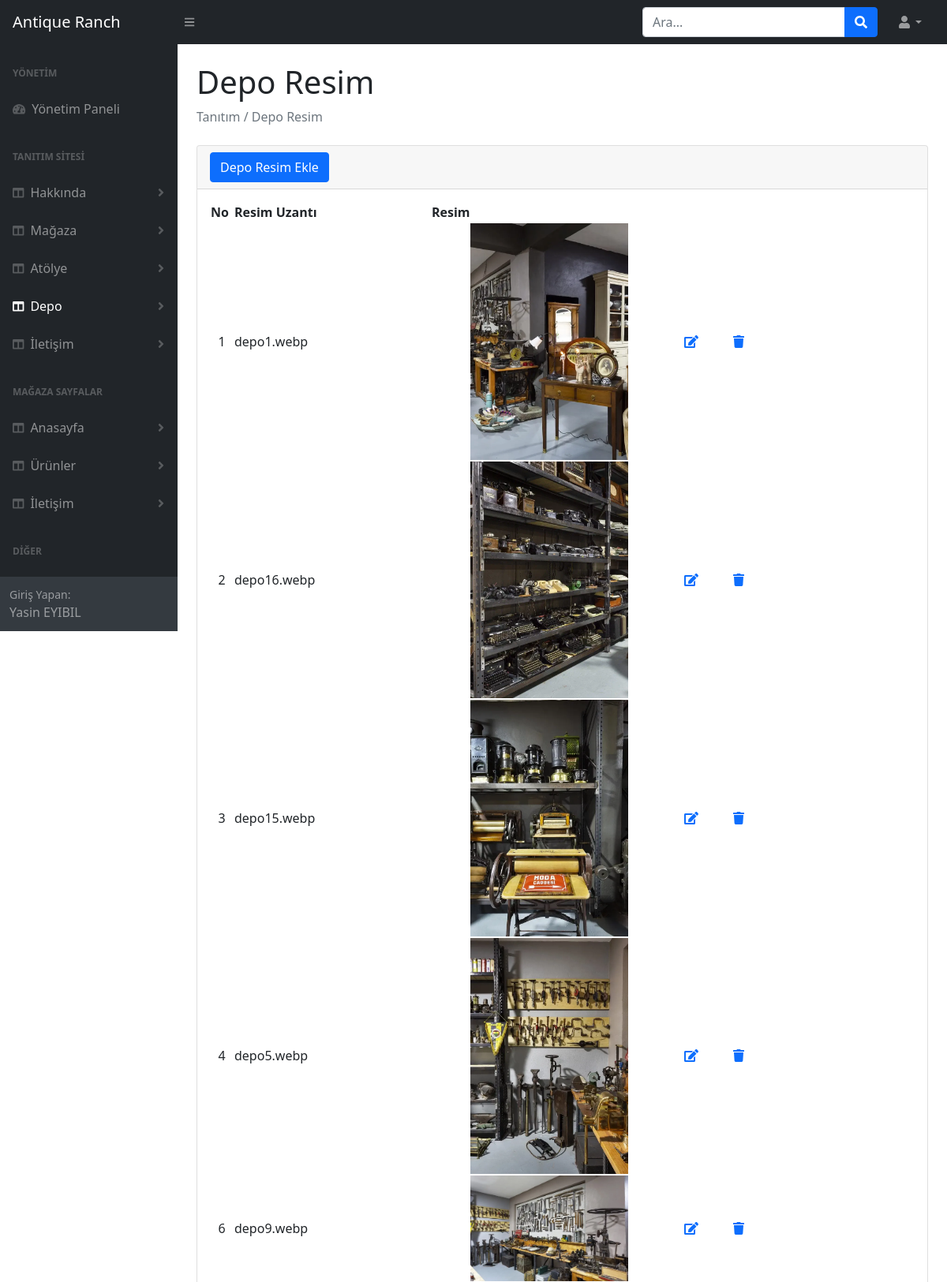
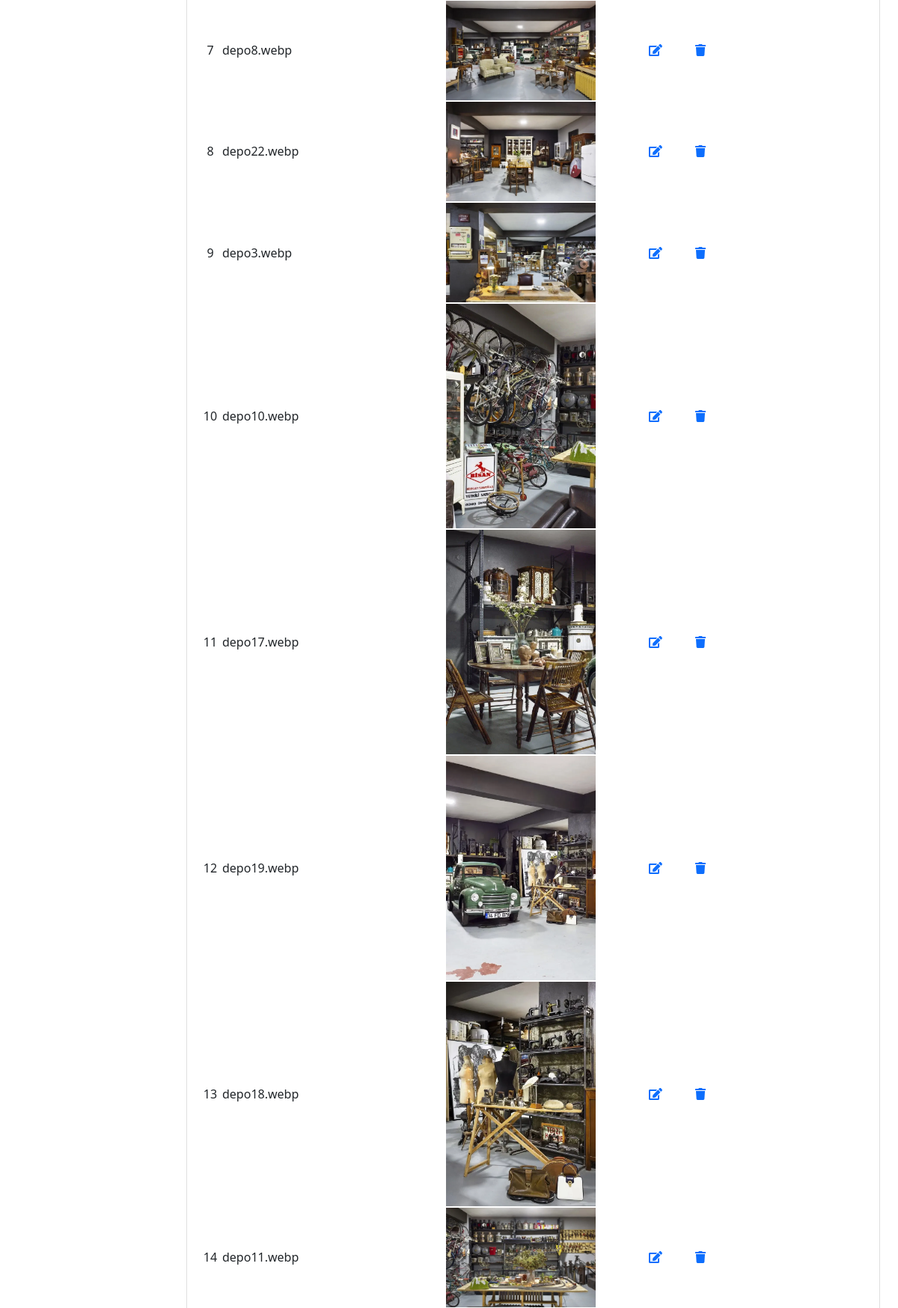
/magaza/admin/tdepo_img.php (signed in, upper part), run on the app's committed database (2 pictures, top to bottom).
### tables this page shows
CREATE TABLE IF NOT EXISTS `kullanici` (
  `id` int(11) NOT NULL AUTO_INCREMENT,
  `ad` varchar(255) NOT NULL,
  `soyad` varchar(255) NOT NULL,
  `mail` varchar(255) NOT NULL,
  `password` varchar(255) NOT NULL,
  `yetki` int(255) NOT NULL DEFAULT '0',
  PRIMARY KEY (`id`)
);

CREATE TABLE IF NOT EXISTS `tdepo_img` (
  `id` int(11) NOT NULL AUTO_INCREMENT,
  `href_url` varchar(255) NOT NULL,
  `img_url` varchar(255) NOT NULL,
  PRIMARY KEY (`id`)
);

### magaza/lib/setting.php (called while the page is built, shortened)
<?php
try{
    $DBConnection= new PDO("mysql:host=localhost;dbname=magaza;charset=utf8",'root', '');
}
catch(PDOException $e){
    echo $e->getMessage();
}
if(isset($_SESSION['Kullanici'])){
    $kullanicibilgiler = $DBConnection->prepare("SELECT * FROM kullanici WHERE mail = ? LIMIT 1");
    $kullanicibilgiler->execute([$_SESSION['Kullanici']]);
    $kullanicibilgilerSayisi = $kullanicibilgiler->rowCount();
    $kullanicibilgi = $kullanicibilgiler->fetch(PDO::FETCH_ASSOC);
    if($kullanicibilgilerSayisi > 0){
        $kullaniciadi= $kullanicibilgi['ad'];
        $kullanicisoyad= $kullanicibilgi['soyad'];
    }
}
?>

### magaza/admin/tdepo_img.php (the view)
<?php
    $sayfa="Depo Resim";
    include "inc/ahead.php";
    include "../lib/tdb.php";
?>
                <main>
                    <div class="container-fluid px-4">
                        <h1 class="mt-4"><?=$sayfa?></h1>
                        <ol class="breadcrumb mb-4">
                            <li class="breadcrumb-item active">Tanıtım / <?=$sayfa?></li>
                        </ol>
                        <div class="card mb-4">
                            <div class="card-header">
                                <a href="tdepo_imgekle.php" class="btn btn-primary">Depo Resim Ekle</a>
                            </div>
                            <div class="card-body">
                                <table  id="datatablesSimple" enctype="multipart/form-data">
                                    <thead>
                                        <tr>
                                            <th>No</th>
                                            <th>Resim Uzantı</th>
                                            <th>Resim</th>
                                            <th colspan="3"></th>
                                        </tr>
                                    </thead>
                                    <tbody>
                                        <?php
                                            $sorgu=$db->prepare("select * from tdepo_img");
                                            $sorgu->execute();
                                            while ($sonuc=$sorgu->fetch())
                                                {
                                            ?>
                                            <tr>
                                                <td width="30" class="text-center"><?= $sonuc["id"]?></td>
                                                <td width="250"><?= $sonuc["href_url"]?></td>
                                                <td width="300" class="text-center"><img src="../../Antique-Rach/image/depo-img/<?= $sonuc["img_url"]?>" width="200"  alt=""></td>
                                                <td width="60" class="text-center"><a href="tdepo_imgguncelle.php?id=<?= $sonuc["id"]?>">
                                                    <span class="fa fa-edit"></span>
                                                </a></td>
                                                <td width="60" class="text-center">
                                                    <a href="tsil.php?id=<?= $sonuc["id"] ?>&tablo=tdepo_img">
                                                        <span class="fa fa-trash"></span>
                                                    </a>
                                                </td>
                                            </tr>
                                        <?php } ?>
                                    </tbody>
                                </table>
                            </div>
                        </div>
                    </div>
                </main>
<?php
    include "inc/footer.php";
?>

### magaza/admin/inc/ahead.php (shortened to what this page needs)
<!DOCTYPE html>
<html lang="tr">
    <head>
        <link href="https://cdn.jsdelivr.net/npm/simple-datatables@latest/dist/style.css" rel="stylesheet" />
        <link href="css/styles.css" rel="stylesheet" />
    </head>
    <body class="sb-nav-fixed">
        <nav class="sb-topnav navbar navbar-expand navbar-dark bg-dark">
            <a class="navbar-brand ps-3" href="index.php">Antique Ranch</a>
            <button class="btn btn-link btn-sm order-1 order-lg-0 me-4 me-lg-0" id="sidebarToggle" href="#!"><i class="fas fa-bars"></i></button>
            <form class="d-none d-md-inline-block form-inline ms-auto me-0 me-md-3 my-2 my-md-0">
                <div class="input-group">
                    <input class="form-control" type="text" placeholder="Ara..." aria-label="Ara..." aria-describedby="btnNavbarSearch" />
                    <button class="btn btn-primary" id="btnNavbarSearch" type="button"><i class="fas fa-search"></i></button>
                </div>
            </form>
            <ul class="navbar-nav ms-auto ms-md-0 me-3 me-lg-4">
                <li class="nav-item dropdown">
                    <a class="nav-link dropdown-toggle" id="navbarDropdown" href="#" role="button" data-bs-toggle="dropdown" aria-expanded="false"><i class="fas fa-user fa-fw"></i></a>
                </li>
            </ul>
        </nav>
        <div id="layoutSidenav">
            <div id="layoutSidenav_nav">
                <nav class="sb-sidenav accordion sb-sidenav-dark" id="sidenavAccordion">
                    <div class="sb-sidenav-menu">
                        <div class="nav">
                            <div class="sb-sidenav-menu-heading">Yönetim</div>
                            <a class="nav-link" href="index.php">
                                <div class="sb-nav-link-icon"><i class="fas fa-tachometer-alt"></i></div>
                                Yönetim Paneli
                            </a>
                            <div class="sb-sidenav-menu-heading">Tanıtım sitesi</div>
                            <a class="nav-link collapsed <?= $sayfa=="Hakkında Metin"?"active":"" ?> " href="#" data-bs-toggle="collapse" data-bs-target="#hakkinda" aria-expanded="false" aria-controls="urun">
                                <div class="sb-nav-link-icon"><i class="fas fa-columns"></i></div>
                                Hakkında
                                <div class="sb-sidenav-collapse-arrow"><i class="fas fa-angle-down"></i></div>
                            </a>
                            <a class="nav-link collapsed <?= $sayfa=="Mağaza Metin"?"active":"" ?> <?= $sayfa=="Mağaza Resim"?"active":"" ?>" href="#" data-bs-toggle="collapse" data-bs-target="#magaza" aria-expanded="false" aria-controls="urun">
                                <div class="sb-nav-link-icon"><i class="fas fa-columns"></i></div>
                                Mağaza
                                <div class="sb-sidenav-collapse-arrow"><i class="fas fa-angle-down"></i></div>
                            </a>
                            <a class="nav-link collapsed <?= $sayfa=="Atölye"?"active":""?><?= $sayfa=="Atölye Resim"?"active":"" ?>" href="#" data-bs-toggle="collapse" data-bs-target="#atolye" aria-expanded="false" aria-controls="urun">
                                <div class="sb-nav-link-icon"><i class="fas fa-columns"></i></div>
                                Atölye
                                <div class="sb-sidenav-collapse-arrow"><i class="fas fa-angle-down"></i></div>
                            </a>
                            <a class="nav-link collapsed <?= $sayfa=="Depo"?"active":"" ?> <?= $sayfa=="Depo Resim"?"active":"" ?>" href="#" data-bs-toggle="collapse" data-bs-target="#depo" aria-expanded="false" aria-controls="urun">
                                <div class="sb-nav-link-icon"><i class="fas fa-columns"></i></div>
                                Depo
                                <div class="sb-sidenav-collapse-arrow"><i class="fas fa-angle-down"></i></div>
                            </a>
                            <a class="nav-link collapsed <?= $sayfa=="Tiletişim"?"active":"" ?>" href="#" data-bs-toggle="collapse" data-bs-target="#tiletisim" aria-expanded="false" aria-controls="urun">
                                <div class="sb-nav-link-icon"><i class="fas fa-columns"></i></div>
                                İletişim
                                <div class="sb-sidenav-collapse-arrow"><i class="fas fa-angle-down"></i></div>
                            </a>
                            <div class="sb-sidenav-menu-heading">Mağaza Sayfalar</div>
                            <a class="nav-link collapsed <?= $sayfa=="Anasayfa"?"active":"" ?>" href="#" data-bs-toggle="collapse" data-bs-target="#collapseLayouts" aria-expanded="false" aria-controls="collapseLayouts">
                                <div class="sb-nav-link-icon"><i class="fas fa-columns"></i></div>
                                Anasayfa
                                <div class="sb-sidenav-collapse-arrow"><i class="fas fa-angle-down"></i></div>
                            </a>
                            <a class="nav-link collapsed <?= $sayfa=="Mutfak"?"active":""?> <?= $sayfa=="Obje"?"active":""?> <?=$sayfa=="Keten"?"active":""?> <?=$sayfa=="İpek"?"active":""?> " href="#" data-bs-toggle="collapse" data-bs-target="#urun" aria-expanded="false" aria-controls="urun">
                            <div class="sb-nav-link-icon"><i class="fas fa-columns"></i></div>
                                Ürünler
                                <div class="sb-sidenav-collapse-arrow"><i class="fas fa-angle-down"></i></div>
                            </a>
                            <a class="nav-link collapsed <?= $sayfa=="İletişim"?"active":"" ?>" href="#" data-bs-toggle="collapse" data-bs-target="#iletisim" aria-expanded="false" aria-controls="urun">
                                <div class="sb-nav-link-icon"><i class="fas fa-columns"></i></div>
                                İletişim
                                <div class="sb-sidenav-collapse-arrow"><i class="fas fa-angle-down"></i></div>
                            </a>
                            <div class="sb-sidenav-menu-heading">Diğer</div>
                            <a class="nav-link collapsed <?= $sayfa=="Kullanıcılar"?"active":"" ?>" href="#" data-bs-toggle="collapse" data-bs-target="#kullanici" aria-expanded="false" aria-controls="urun">
                            </a>
                        </div>
                    </div>
                    <div class="sb-sidenav-footer">
                        <div class="small">Giriş Yapan:</div>
                    <?php
                    include '../lib/setting.php';
                        if(isset($_SESSION['Kullanici'])){
                            echo $kullaniciadi ." ". $kullanicisoyad;
                        }
                    ?>
                    </div>
                </nav>
            </div>
            <div id="layoutSidenav_content">

### data on the page
kullanici: ad "Yasin", soyad "EYIBIL"
tdepo_img: id "1", href_url "depo1.webp", img_url (picture)
tdepo_img: id "2", href_url "depo16.webp", img_url (picture)
tdepo_img: id "3", href_url "depo15.webp", img_url (picture)
tdepo_img: id "4", href_url "depo5.webp", img_url (picture)
tdepo_img: id "6", href_url "depo9.webp", img_url (picture)
tdepo_img: id "7", href_url "depo8.webp", img_url (picture)
tdepo_img: id "8", href_url "depo22.webp", img_url (picture)
tdepo_img: id "9", href_url "depo3.webp", img_url (picture)
tdepo_img: id "10", href_url "depo10.webp", img_url (picture)
tdepo_img: id "11", href_url "depo17.webp", img_url (picture)
tdepo_img: id "12", href_url "depo19.webp", img_url (picture)
tdepo_img: id "13", href_url "depo18.webp", img_url (picture)
tdepo_img: id "14", href_url "depo11.webp", img_url (picture)

### other printed values
$sayfa "Depo Resim"
